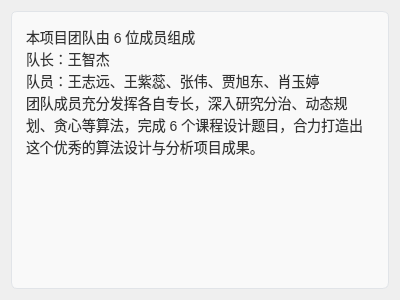
<?xml version="1.0" encoding="UTF-8"?>
<ui version="4.0">
 <class>myauthor</class>
 <widget class="QWidget" name="myauthor">
  <property name="geometry">
   <rect>
    <x>0</x>
    <y>0</y>
    <width>400</width>
    <height>300</height>
   </rect>
  </property>
  <property name="windowTitle">
   <string>团队信息</string>
  </property>
  <layout class="QGridLayout" name="gridLayout">
   <item row="0" column="0">
    <widget class="QPlainTextEdit" name="plainTextEdit">
     <property name="styleSheet">
      <string notr="true">QPlainTextEdit {
    font-family: 'Consolas', 'Monaco', 'Courier New', monospace;
    font-size: 14px;
    line-height: 1.5;
    color: #333333;
    background-color: #f9f9f9;
    border: 1px solid #e1e4e8;
    border-radius: 6px;
    padding: 10px;
    margin: 0;
    white-space: pre-wrap; /* 保留自动换行支持 */
}

QPlainTextEdit:focus {
    border-color: #4CAF50;
    outline: none;
}

/* 垂直滚动条 */
QScrollBar:vertical {
    background: #f1f1f1;
    width: 12px;
    margin: 0;
    border-radius: 6px;
}

QScrollBar::handle:vertical {
    background: #c1c1c1;
    min-height: 20px;
    border-radius: 6px;
}

QScrollBar::handle:vertical:hover {
    background: #a1a1a1;
}

QScrollBar::add-line:vertical,
QScrollBar::sub-line:vertical {
    height: 0;
}

QScrollBar::add-page:vertical,
QScrollBar::sub-page:vertical {
    background: none;
}

/* 水平滚动条 */
QScrollBar:horizontal {
    background: #f1f1f1;
    height: 12px;
    margin: 0;
    border-radius: 6px;
}

QScrollBar::handle:horizontal {
    background: #c1c1c1;
    min-width: 20px;
    border-radius: 6px;
}

QScrollBar::handle:horizontal:hover {
    background: #a1a1a1;
}

QScrollBar::add-line:horizontal,
QScrollBar::sub-line:horizontal {
    width: 0;
}

QScrollBar::add-page:horizontal,
QScrollBar::sub-page:horizontal {
    background: none;
}

/* 只读模式样式增强 */
QPlainTextEdit[readOnly=&quot;true&quot;] {
    background-color: #ffffff;
    color: #333333;
}</string>
     </property>
     <property name="readOnly">
      <bool>true</bool>
     </property>
     <property name="plainText">
      <string>本项目团队由 6 位成员组成
队长：王智杰
队员：王志远、王紫蕊、张伟、贾旭东、肖玉婷
团队成员充分发挥各自专长，深入研究分治、动态规划、贪心等算法，完成 6 个课程设计题目，合力打造出这个优秀的算法设计与分析项目成果。</string>
     </property>
    </widget>
   </item>
  </layout>
 </widget>
 <resources/>
 <connections/>
</ui>
